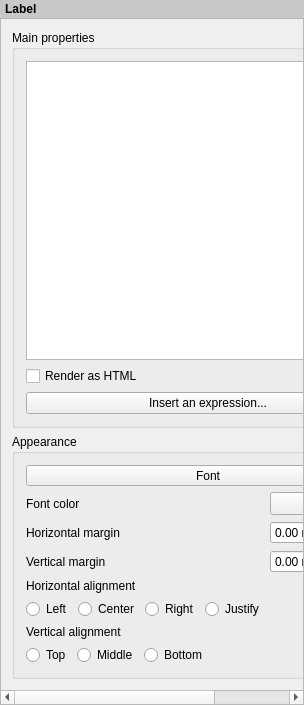
<?xml version="1.0" encoding="UTF-8"?>
<ui version="4.0">
 <class>QgsComposerLabelWidgetBase</class>
 <widget class="QWidget" name="QgsComposerLabelWidgetBase">
  <property name="geometry">
   <rect>
    <x>0</x>
    <y>0</y>
    <width>304</width>
    <height>705</height>
   </rect>
  </property>
  <property name="sizePolicy">
   <sizepolicy hsizetype="Expanding" vsizetype="Expanding">
    <horstretch>0</horstretch>
    <verstretch>0</verstretch>
   </sizepolicy>
  </property>
  <property name="windowTitle">
   <string>Label Options</string>
  </property>
  <layout class="QVBoxLayout" name="_2">
   <property name="spacing">
    <number>0</number>
   </property>
   <property name="leftMargin">
    <number>0</number>
   </property>
   <property name="topMargin">
    <number>0</number>
   </property>
   <property name="rightMargin">
    <number>0</number>
   </property>
   <property name="bottomMargin">
    <number>0</number>
   </property>
   <item>
    <widget class="QLabel" name="label">
     <property name="sizePolicy">
      <sizepolicy hsizetype="Preferred" vsizetype="Maximum">
       <horstretch>0</horstretch>
       <verstretch>0</verstretch>
      </sizepolicy>
     </property>
     <property name="styleSheet">
      <string notr="true">padding: 2px; font-weight: bold; background-color: rgb(200, 200, 200);</string>
     </property>
     <property name="text">
      <string>Label</string>
     </property>
    </widget>
   </item>
   <item>
    <widget class="QgsScrollArea" name="scrollArea">
     <property name="widgetResizable">
      <bool>true</bool>
     </property>
     <widget class="QWidget" name="scrollAreaWidgetContents">
      <property name="geometry">
       <rect>
        <x>0</x>
        <y>0</y>
        <width>446</width>
        <height>665</height>
       </rect>
      </property>
      <layout class="QVBoxLayout" name="mainLayout">
       <item>
        <widget class="QgsCollapsibleGroupBoxBasic" name="mTextGroupBox">
         <property name="focusPolicy">
          <enum>Qt::StrongFocus</enum>
         </property>
         <property name="title">
          <string>Main properties</string>
         </property>
         <property name="checkable">
          <bool>false</bool>
         </property>
         <property name="syncGroup" stdset="0">
          <string notr="true">composeritem</string>
         </property>
         <property name="collapsed" stdset="0">
          <bool>false</bool>
         </property>
         <layout class="QGridLayout" name="gridLayout_2">
          <item row="0" column="0">
           <widget class="QPlainTextEdit" name="mTextEdit">
            <property name="tabStopWidth">
             <number>10</number>
            </property>
           </widget>
          </item>
          <item row="1" column="0">
           <widget class="QCheckBox" name="mHtmlCheckBox">
            <property name="text">
             <string>Render as HTML</string>
            </property>
           </widget>
          </item>
          <item row="2" column="0">
           <widget class="QPushButton" name="mInsertExpressionButton">
            <property name="text">
             <string>Insert an expression...</string>
            </property>
           </widget>
          </item>
         </layout>
        </widget>
       </item>
       <item>
        <widget class="QgsCollapsibleGroupBoxBasic" name="mAppearanceGroup">
         <property name="focusPolicy">
          <enum>Qt::StrongFocus</enum>
         </property>
         <property name="title">
          <string>Appearance</string>
         </property>
         <property name="checkable">
          <bool>false</bool>
         </property>
         <property name="syncGroup" stdset="0">
          <string notr="true">composeritem</string>
         </property>
         <property name="collapsed" stdset="0">
          <bool>false</bool>
         </property>
         <layout class="QGridLayout" name="gridLayout">
          <item row="4" column="0" colspan="2">
           <widget class="QLabel" name="mHorizontalAlignementLabel">
            <property name="text">
             <string>Horizontal alignment</string>
            </property>
           </widget>
          </item>
          <item row="3" column="1">
           <widget class="QgsDoubleSpinBox" name="mMarginYDoubleSpinBox">
            <property name="suffix">
             <string> mm</string>
            </property>
            <property name="minimum">
             <double>-99.989999999999995</double>
            </property>
           </widget>
          </item>
          <item row="8" column="0" colspan="2">
           <layout class="QHBoxLayout" name="horizontalLayout_6">
            <item>
             <widget class="QRadioButton" name="mTopRadioButton">
              <property name="text">
               <string>Top</string>
              </property>
              <attribute name="buttonGroup">
               <string notr="true">buttonGroup</string>
              </attribute>
             </widget>
            </item>
            <item>
             <widget class="QRadioButton" name="mMiddleRadioButton">
              <property name="text">
               <string>Middle</string>
              </property>
              <attribute name="buttonGroup">
               <string notr="true">buttonGroup</string>
              </attribute>
             </widget>
            </item>
            <item>
             <widget class="QRadioButton" name="mBottomRadioButton">
              <property name="text">
               <string>Bottom</string>
              </property>
              <attribute name="buttonGroup">
               <string notr="true">buttonGroup</string>
              </attribute>
             </widget>
            </item>
            <item>
             <spacer name="horizontalSpacer_3">
              <property name="orientation">
               <enum>Qt::Horizontal</enum>
              </property>
              <property name="sizeHint" stdset="0">
               <size>
                <width>0</width>
                <height>20</height>
               </size>
              </property>
             </spacer>
            </item>
           </layout>
          </item>
          <item row="3" column="0">
           <widget class="QLabel" name="mMarginYLabel">
            <property name="text">
             <string>Vertical margin</string>
            </property>
           </widget>
          </item>
          <item row="2" column="0">
           <widget class="QLabel" name="mMarginXLabel">
            <property name="text">
             <string>Horizontal margin</string>
            </property>
           </widget>
          </item>
          <item row="2" column="1">
           <widget class="QgsDoubleSpinBox" name="mMarginXDoubleSpinBox">
            <property name="prefix">
             <string/>
            </property>
            <property name="suffix">
             <string> mm</string>
            </property>
            <property name="minimum">
             <double>-99.989999999999995</double>
            </property>
           </widget>
          </item>
          <item row="1" column="0">
           <widget class="QLabel" name="label_2">
            <property name="text">
             <string>Font color</string>
            </property>
           </widget>
          </item>
          <item row="5" column="0">
           <layout class="QGridLayout" name="gridLayout_3">
            <item row="0" column="0">
             <widget class="QRadioButton" name="mLeftRadioButton">
              <property name="text">
               <string>Left</string>
              </property>
              <attribute name="buttonGroup">
               <string notr="true">buttonGroup_2</string>
              </attribute>
             </widget>
            </item>
            <item row="0" column="3">
             <widget class="QRadioButton" name="mJustifyRadioButton">
              <property name="text">
               <string>Justify</string>
              </property>
              <attribute name="buttonGroup">
               <string notr="true">buttonGroup_2</string>
              </attribute>
             </widget>
            </item>
            <item row="0" column="2">
             <widget class="QRadioButton" name="mRightRadioButton">
              <property name="text">
               <string>Right</string>
              </property>
              <attribute name="buttonGroup">
               <string notr="true">buttonGroup_2</string>
              </attribute>
             </widget>
            </item>
            <item row="0" column="1">
             <widget class="QRadioButton" name="mCenterRadioButton">
              <property name="text">
               <string>Center</string>
              </property>
              <attribute name="buttonGroup">
               <string notr="true">buttonGroup_2</string>
              </attribute>
             </widget>
            </item>
           </layout>
          </item>
          <item row="7" column="0" colspan="2">
           <widget class="QLabel" name="mVerticalAlignementLabel">
            <property name="text">
             <string>Vertical alignment</string>
            </property>
           </widget>
          </item>
          <item row="0" column="0" colspan="2">
           <widget class="QgsFontButton" name="mFontButton">
            <property name="sizePolicy">
             <sizepolicy hsizetype="Preferred" vsizetype="Fixed">
              <horstretch>0</horstretch>
              <verstretch>0</verstretch>
             </sizepolicy>
            </property>
            <property name="text">
             <string>Font</string>
            </property>
           </widget>
          </item>
          <item row="1" column="1">
           <layout class="QHBoxLayout" name="horizontalLayout">
            <item>
             <widget class="QgsColorButton" name="mFontColorButton">
              <property name="minimumSize">
               <size>
                <width>120</width>
                <height>0</height>
               </size>
              </property>
              <property name="maximumSize">
               <size>
                <width>120</width>
                <height>16777215</height>
               </size>
              </property>
              <property name="text">
               <string/>
              </property>
             </widget>
            </item>
            <item>
             <spacer name="horizontalSpacer_2">
              <property name="orientation">
               <enum>Qt::Horizontal</enum>
              </property>
              <property name="sizeHint" stdset="0">
               <size>
                <width>40</width>
                <height>20</height>
               </size>
              </property>
             </spacer>
            </item>
           </layout>
          </item>
         </layout>
        </widget>
       </item>
      </layout>
     </widget>
    </widget>
   </item>
  </layout>
 </widget>
 <layoutdefault spacing="6" margin="11"/>
 <customwidgets>
  <customwidget>
   <class>QgsScrollArea</class>
   <extends>QScrollArea</extends>
   <header>qgsscrollarea.h</header>
   <container>1</container>
  </customwidget>
  <customwidget>
   <class>QgsColorButton</class>
   <extends>QToolButton</extends>
   <header>qgscolorbutton.h</header>
   <container>1</container>
  </customwidget>
  <customwidget>
   <class>QgsCollapsibleGroupBoxBasic</class>
   <extends>QGroupBox</extends>
   <header>qgscollapsiblegroupbox.h</header>
   <container>1</container>
  </customwidget>
  <customwidget>
   <class>QgsDoubleSpinBox</class>
   <extends>QDoubleSpinBox</extends>
   <header>qgsdoublespinbox.h</header>
  </customwidget>
  <customwidget>
   <class>QgsFontButton</class>
   <extends>QToolButton</extends>
   <header>qgsfontbutton.h</header>
  </customwidget>
 </customwidgets>
 <tabstops>
  <tabstop>scrollArea</tabstop>
  <tabstop>mTextGroupBox</tabstop>
  <tabstop>mTextEdit</tabstop>
  <tabstop>mHtmlCheckBox</tabstop>
  <tabstop>mInsertExpressionButton</tabstop>
  <tabstop>mAppearanceGroup</tabstop>
  <tabstop>mFontButton</tabstop>
  <tabstop>mFontColorButton</tabstop>
  <tabstop>mMarginXDoubleSpinBox</tabstop>
  <tabstop>mMarginYDoubleSpinBox</tabstop>
  <tabstop>mLeftRadioButton</tabstop>
  <tabstop>mCenterRadioButton</tabstop>
  <tabstop>mRightRadioButton</tabstop>
  <tabstop>mTopRadioButton</tabstop>
  <tabstop>mMiddleRadioButton</tabstop>
  <tabstop>mBottomRadioButton</tabstop>
 </tabstops>
 <resources/>
 <connections/>
 <buttongroups>
  <buttongroup name="buttonGroup_2"/>
  <buttongroup name="buttonGroup"/>
 </buttongroups>
</ui>
